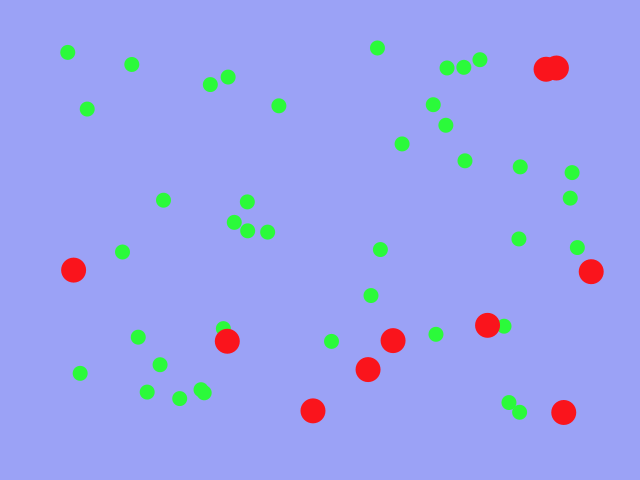
Frame 1 (no input)
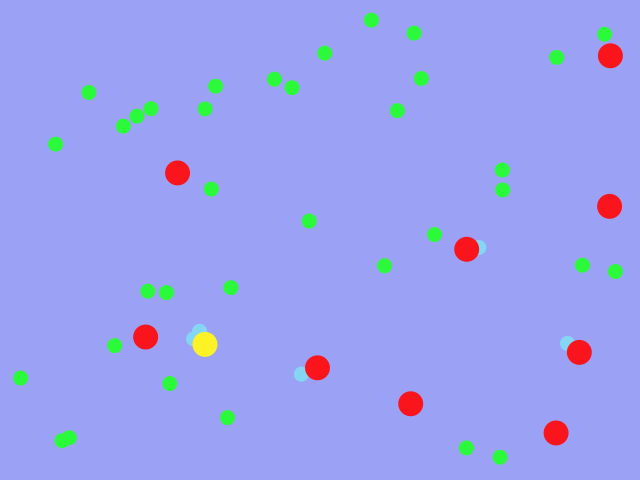
Frame 60 (the mouse pressed at the canvas centre just before this capture)
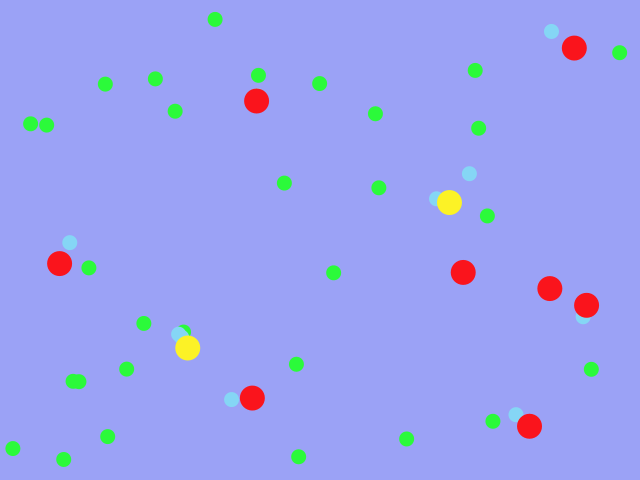
Frame 120 (the mouse held since frame 60 and released just before this capture)

The Processing sketch that drew these frames (run headless with seeded random() and noise(); from frame 60 on, the mouse is pressed at the canvas centre):

// Processing sketch: moleculas
// ── moleculas.pde
int hidro=40, oxigen=10;
int total=hidro+oxigen;
Circulo [] atomo=new Circulo[total+1];

color verde=#2BFA3A, rojo=#FA141C, amarillo=#FCF226;

void setup() {
  size(640,480);
  surface.setResizable(true);
  for (int i=1; i<=hidro;i++){
    float posX=random(40,width-40);
    float posY=random(40, height-40);
    float velX=random(-3,3);
    float velY=random(-3,3);
  atomo[i]=new Circulo(posX,posY,velX,velY,15,verde,true,0); //instanciar el objeto
  }
  for (int i=hidro+1; i<=total;i++){
    float posX=random(40,width-40);
    float posY=random(40, height-40);
    float velX=random(-3,3);
    float velY=random(-3,3);
  atomo[i]=new Circulo(posX,posY,velX,velY,25,rojo,true,0); //instanciar el objeto
  }
   }

void draw() {
  background(#9ba2f6);
  for (int i=1; i<=total;i++){
   atomo[i].mostrar();
  atomo[i].mover();
  //atomo[i].rebotar();
  atomo[i].enlazar();
  }
   }
// ── Circulo.pde
class Circulo {
  //atributos
  float posX, posY;
  int tam;
  float velX, velY;
  color relleno;
  boolean on;
  int cont;
  //constructor
  Circulo (float pX, float pY, float vX, float vY, int ta, color rel, boolean off, int con) {
   posX=pX;
   posY=pY;
   velX=vX;
   velY=vY;
   tam=ta;
   relleno=rel;
   on=off;
   cont=con;
  }
  //métodos
  void mostrar() {
    fill(relleno);
    noStroke();
    ellipse(posX,posY,tam,tam);
  }
  void mover() {
    float ruidoX=random(-1,1);
    float ruidoY=random(-1,1);
    posX=posX+velX+ruidoX;
    posY=posY+velY+ruidoY;
    if (posX>=width-tam || posX<=tam) {velX=-velX;}
    if (posY>=height-tam || posY<=tam) {velY=-velY;}
  }
  void rebotar() {
    if (on==true) {
    for (int i=1; i<=total; i++) {
   float distancia=dist(posX,posY,atomo[i].posX,atomo[i].posY);
   float radios=(tam+atomo[i].tam)/2;
   if (distancia<=radios && relleno==atomo[i].relleno) {
     velX=-velX; 
     velY=-velY;
     atomo[i].velX=-atomo[i].velX;
     atomo[i].velY=-atomo[i].velY;}
  }}}
  
  void enlazar() {
   
    for (int i=1; i<=hidro; i++) {
   float distancia=dist(posX,posY,atomo[i].posX,atomo[i].posY);
   float radios=(tam+atomo[i].tam)/2;
   if (distancia<=radios && relleno!=atomo[i].relleno && atomo[i].on==true && on==true) {
     velX=velX*0.5;
     velY=velY*0.5;
     atomo[i].velX=velX; 
     atomo[i].velY=velY;
     
     if(i<=hidro) { atomo[i].on=false; cont++; atomo[i].relleno=#85D6F5;}
     if (cont>=2){relleno=amarillo;on=false;}
    
 
  }}}}
